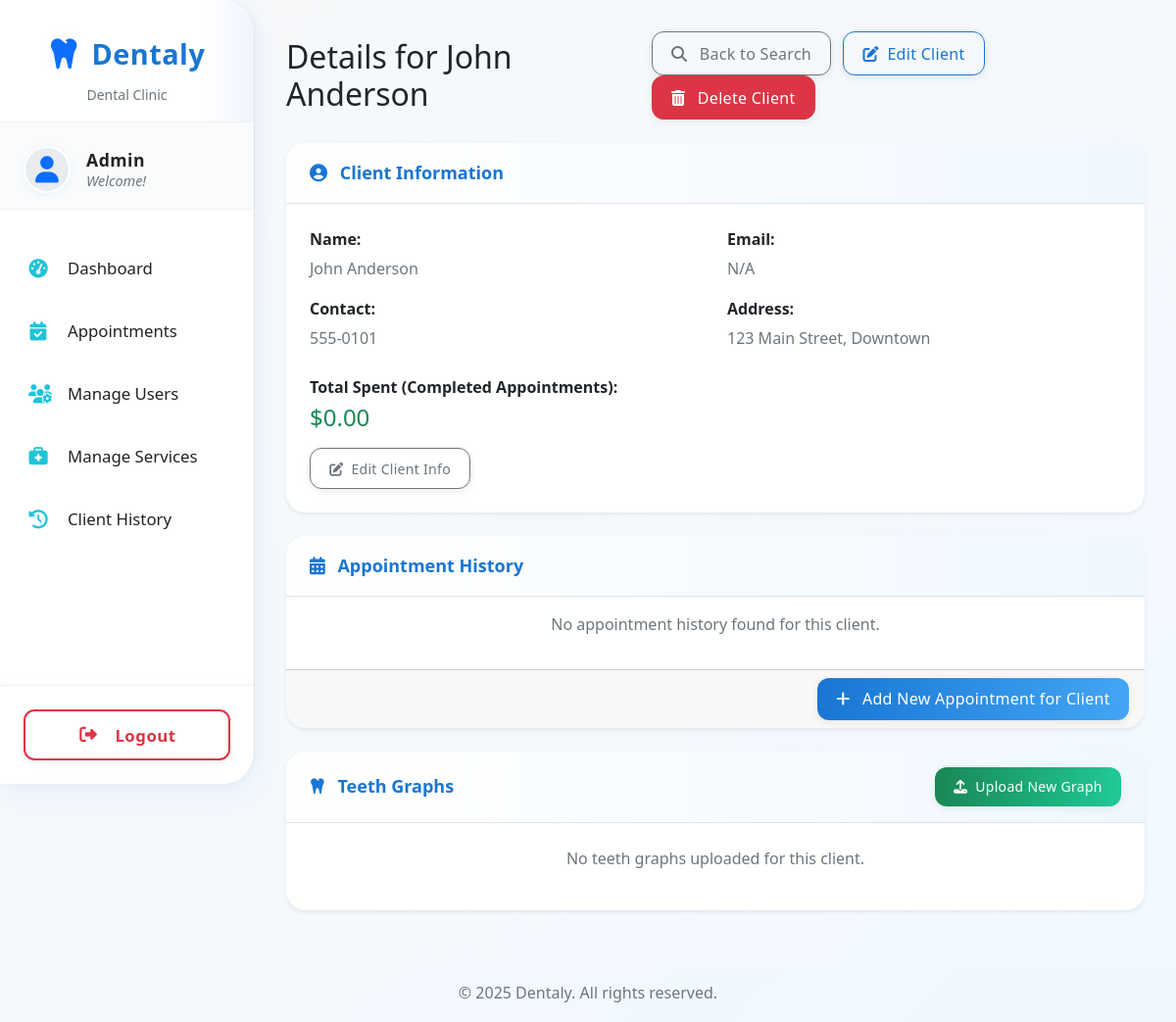
Screenshot of /receptionist/client_details.php?client_id=1 (signed in) with the database file from the repository.
### tables this page shows
CREATE TABLE `patients` (
  `id` int(11) NOT NULL,
  `user_id` int(11) DEFAULT NULL,
  `first_name` varchar(50) NOT NULL,
  `last_name` varchar(50) NOT NULL,
  `contact_number` varchar(20) DEFAULT NULL,
  `address` text DEFAULT NULL,
  `dental_history` text DEFAULT NULL,
  `created_at` timestamp NOT NULL DEFAULT current_timestamp()
);

### receptionist/client_details.php (the view, shortened to what this page needs)
<?php
$page_title = 'Client Details';
include '../includes/header.php';
$client_id = null;
$client = null;
$appointments = [];
$teeth_graphs = [];
$total_spent = 0;
if (!isset($_GET['client_id']) || !($client_id = filter_input(INPUT_GET, 'client_id', FILTER_VALIDATE_INT))) {
    $message = "Invalid or missing client ID.";
    $message_class = 'alert-danger';
} else {
    try {
        $query = "SELECT p.*, u.email FROM patients p LEFT JOIN users u ON p.user_id = u.id WHERE p.id = :client_id";
        $stmt = $conn->prepare($query);
        $stmt->bindParam(':client_id', $client_id, PDO::PARAM_INT);
        $stmt->execute();
        $client = $stmt->fetch(PDO::FETCH_ASSOC);
        if ($client) {
            $page_title = "Details for " . htmlspecialchars($client['first_name'] . ' ' . $client['last_name']);
            $query_app = "
                SELECT
                    a.id AS appointment_id, a.appointment_date, a.status,
                    d.name AS doctor_name, s.service_name, s.price AS service_price
                FROM appointments a
                JOIN users d ON a.doctor_id = d.id
                JOIN services s ON a.service_id = s.id
                WHERE a.patient_id = :client_id
                ORDER BY a.appointment_date DESC;
            ";
            $stmt_app = $conn->prepare($query_app);
            $stmt_app->bindParam(':client_id', $client_id, PDO::PARAM_INT);
            $stmt_app->execute();
            $appointments = $stmt_app->fetchAll(PDO::FETCH_ASSOC);
            $query_graph = "SELECT * FROM teeth_graph WHERE patient_id = :client_id ORDER BY created_at DESC";
            $stmt_graph = $conn->prepare($query_graph);
            $stmt_graph->bindParam(':client_id', $client_id, PDO::PARAM_INT);
            $stmt_graph->execute();
            $teeth_graphs = $stmt_graph->fetchAll(PDO::FETCH_ASSOC);
            $query_spent = "
                SELECT SUM(s.price) AS total_spent
                FROM appointments a JOIN services s ON a.service_id = s.id
                WHERE a.patient_id = :client_id AND a.status = 'completed';
            ";
            $stmt_spent = $conn->prepare($query_spent);
            $stmt_spent->bindParam(':client_id', $client_id, PDO::PARAM_INT);
            $stmt_spent->execute();
            $total_spent_result = $stmt_spent->fetch(PDO::FETCH_ASSOC);
            $total_spent = $total_spent_result ? $total_spent_result['total_spent'] : 0;
        } else {
            $message = "Client with ID $client_id not found.";
            $message_class = 'alert-warning';
            $client = null;
        }
    } catch (PDOException $e) {
        $message = "Database error fetching client details: " . $e->getMessage();
        $message_class = 'alert-danger';
        $client = null;
    }
}
?>
<div class="d-flex justify-content-between align-items-center mb-4">
    <h2 class="m-0"><?php echo htmlspecialchars($page_title); ?></h2>
    <div>
        <a href="client_history.php" class="btn btn-outline-secondary me-2">
            <i class="fas fa-search me-2"></i> Back to Search
        </a>
        <?php if ($client): ?>
            <a href="edit_patient.php?id=<?php echo $client_id; ?>" class="btn btn-outline-primary me-2">
                <i class="fas fa-edit me-1"></i> Edit Client
            </a>
            <?php if ($_SESSION['role'] === 'admin' && $client['user_id'] != $_SESSION['user_id']): ?>
                <button type="button" class="btn btn-danger" data-bs-toggle="modal" data-bs-target="#deleteClientModal">
                    <i class="fas fa-trash-alt me-2"></i> Delete Client
                </button>
            <?php endif; ?>
        <?php endif; ?>
    </div>
</div>
<?php if ($client): ?>
    <div class="card shadow-sm mb-4">
        <div class="card-header">
            <i class="fas fa-user-circle me-2"></i> Client Information
        </div>
        <div class="card-body">
            <div class="row">
                <div class="col-md-6">
                    <p class="mb-1"><strong>Name:</strong></p>
                    <p class="text-muted">
                        <?php echo htmlspecialchars($client['first_name'] . ' ' . $client['last_name']); ?>
                    </p>
                    <p class="mb-1"><strong>Contact:</strong></p>
                    <p class="text-muted"><?php echo htmlspecialchars($client['contact_number'] ?: 'N/A'); ?></p>
                </div>
                <div class="col-md-6">
                    <p class="mb-1"><strong>Email:</strong></p>
                    <p class="text-muted"><?php echo htmlspecialchars($client['email'] ?: 'N/A'); ?></p>
                    <p class="mb-1"><strong>Address:</strong></p>
                    <p class="text-muted"><?php echo htmlspecialchars($client['address'] ?: 'N/A'); ?></p>
                </div>
                <div class="col-12 mt-2">
                    <p class="mb-1"><strong>Total Spent (Completed Appointments):</strong></p>
                    <h4 class="text-success">$<?php echo number_format($total_spent ?? 0, 2); ?></h4>
                </div>
            </div>
            <a href="edit_patient.php?id=<?php echo $client_id; ?>" class="btn btn-sm btn-outline-secondary mt-2">
                <i class="fas fa-edit me-1"></i> Edit Client Info
            </a>
        </div>
    </div>
    <div class="card shadow-sm mb-4">
        <div class="card-header">
            <i class="fas fa-calendar-alt me-2"></i> Appointment History
        </div>
        <div class="card-body p-0">
            <?php if (empty($appointments)): ?>
                <p class="text-muted text-center p-3">No appointment history found for this client.</p>
            <?php endif; ?>
        </div>
        <div class="card-footer text-end">
            <a href="add_appointment.php?patient_id=<?php echo $client_id; ?>" class="btn btn-primary">
                <i class="fas fa-plus me-2"></i> Add New Appointment for Client
            </a>
        </div>
    </div>
    <div class="card shadow-sm mb-4">
        <div class="card-header d-flex justify-content-between align-items-center">
            <span><i class="fas fa-tooth me-2"></i> Teeth Graphs</span>
            <button class="btn btn-sm btn-success" type="button" data-bs-toggle="collapse"
                data-bs-target="#uploadGraphCollapse" aria-expanded="false" aria-controls="uploadGraphCollapse">
                <i class="fas fa-upload me-1"></i> Upload New Graph
            </button>
        </div>
        <div class="card-body">
            <?php if (empty($teeth_graphs)): ?>
                <p class="text-muted text-center">No teeth graphs uploaded for this client.</p>
            <?php endif; ?>
        </div>
    </div>
<?php endif; ?>
<?php include '../includes/footer.php'; ?>

### assets/css/style.css (style rules this page uses)
:root { --primary-color: #1976d2; --primary-dark: #1565c0; --primary-light: #42a5f5; --primary-soft: rgba(25, 118, 210, 0.08); --secondary-color: #00bcd4; --success-color: #198754; --success-soft: rgba(25, 135, 84, 0.08); --warning-color: #ffc107; --warning-dark: #856404; --danger-color: #dc3545; --info-color: #0dcaf0; --bg-light: #f8f9fa; --bg-white: #ffffff; --bg-blue-light: #e3f2fd; --bg-blue-lighter: #f0f8ff; --text-dark: #212529; --text-muted: #6c757d; --text-light: #adb5bd; --border-color: #dee2e6; --border-radius: 0.75rem; --border-radius-lg: 1.25rem; --shadow-sm: 0 2px 8px rgba(0, 0, 0, 0.08); --shadow-md: 0 4px 16px rgba(0, 0, 0, 0.1); --shadow-lg: 0 8px 32px rgba(0, 0, 0, 0.15); --sidebar-width: 260px; --transition-speed: 0.3s; --font-family: "Segoe UI", Tahoma, Geneva, Verdana, sans-serif; --font-size-sm: 0.875rem; --font-size-base: 1rem; --font-size-lg: 1.125rem; }
* { box-sizing: border-box; }
body { background: linear-gradient( 135deg, var(--bg-light) 0%, var(--bg-blue-lighter) 100% ); font-family: var(--font-family); font-size: var(--font-size-base); line-height: 1.6; color: var(--text-dark); overflow-x: hidden; min-height: 100vh; }
.card { border-radius: var(--border-radius-lg); box-shadow: var(--shadow-sm); border: none; margin-bottom: 1.5rem; background: var(--bg-white); transition: all var(--transition-speed) ease; overflow: hidden; }
.card-header { background: linear-gradient( 90deg, var(--bg-white) 0%, var(--bg-blue-lighter) 100% ); border-bottom: 1px solid var(--border-color); font-weight: 600; color: var(--primary-color); padding: 1rem 1.5rem; font-size: var(--font-size-lg); }
.card-body { padding: 1.5rem; }
.btn { border-radius: var(--border-radius); font-weight: 500; letter-spacing: 0.3px; transition: all var(--transition-speed) ease; padding: 0.6rem 1.2rem; box-shadow: var(--shadow-sm); }
.btn-primary { background: linear-gradient( 90deg, var(--primary-color) 0%, var(--primary-light) 100% ); border: none; color: var(--bg-white); }
.btn-success { background: linear-gradient(90deg, var(--success-color) 0%, #20c997 100%); border: none; }
.btn-outline-primary { border-color: var(--primary-color); color: var(--primary-color); background: transparent; }
.text-success { color: var(--success-color) !important; }
.text-muted { color: var(--text-muted) !important; }

### rows the page displays
patients: page_title "Details for John Anderson", first_name+last_name "John Anderson", contact_number "555-0101", address "123 Main Street, Downtown"

### other values shown
$_SESSION['role'] "Admin"
$item['label'] "Appointments"
$item['label'] "Manage Users"
$item['label'] "Manage Services"
$item['label'] "Client History"
$client['email'] ?: 'N/A' "N/A"
$total_spent "0.00"
